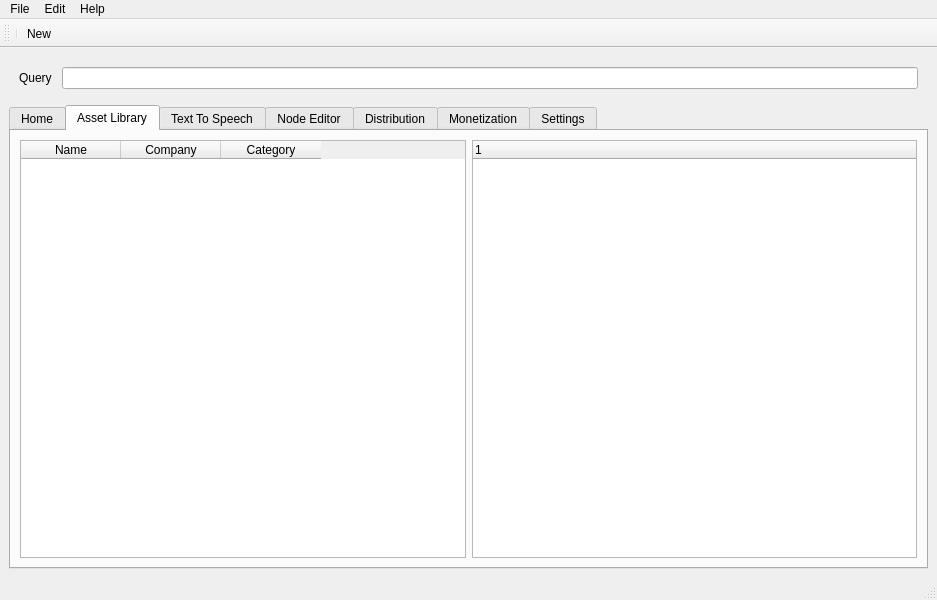
<?xml version="1.0" encoding="UTF-8"?>
<ui version="4.0">
 <class>MainWindow</class>
 <widget class="QMainWindow" name="MainWindow">
  <property name="geometry">
   <rect>
    <x>0</x>
    <y>0</y>
    <width>937</width>
    <height>600</height>
   </rect>
  </property>
  <property name="windowTitle">
   <string>Pamux Studios Engineering Tools</string>
  </property>
  <widget class="QWidget" name="centralwidget">
   <layout class="QVBoxLayout" name="verticalLayout_2">
    <item>
     <layout class="QVBoxLayout" name="verticalLayout">
      <item>
       <layout class="QHBoxLayout" name="horizontalLayout">
        <property name="spacing">
         <number>10</number>
        </property>
        <property name="leftMargin">
         <number>10</number>
        </property>
        <property name="topMargin">
         <number>10</number>
        </property>
        <property name="rightMargin">
         <number>10</number>
        </property>
        <property name="bottomMargin">
         <number>10</number>
        </property>
        <item>
         <widget class="QLabel" name="labelQuery">
          <property name="text">
           <string>Query</string>
          </property>
         </widget>
        </item>
        <item>
         <widget class="QLineEdit" name="editQuery">
          <property name="text">
           <string/>
          </property>
         </widget>
        </item>
       </layout>
      </item>
      <item>
       <widget class="QTabWidget" name="tabWidget">
        <property name="sizePolicy">
         <sizepolicy hsizetype="Expanding" vsizetype="Expanding">
          <horstretch>0</horstretch>
          <verstretch>0</verstretch>
         </sizepolicy>
        </property>
        <property name="minimumSize">
         <size>
          <width>0</width>
          <height>80</height>
         </size>
        </property>
        <property name="autoFillBackground">
         <bool>false</bool>
        </property>
        <property name="currentIndex">
         <number>1</number>
        </property>
        <widget class="QWidget" name="tabHome">
         <attribute name="title">
          <string>Home</string>
         </attribute>
        </widget>
        <widget class="QWidget" name="tabAssetLibrary">
         <attribute name="title">
          <string>Asset Library</string>
         </attribute>
         <layout class="QHBoxLayout" name="horizontalLayout_4">
          <item>
           <layout class="QHBoxLayout" name="horizontalLayout_3">
            <item>
             <widget class="QTableWidget" name="tableAssetContainers">
              <column>
               <property name="text">
                <string>Name</string>
               </property>
              </column>
              <column>
               <property name="text">
                <string>Company</string>
               </property>
              </column>
              <column>
               <property name="text">
                <string>Category</string>
               </property>
              </column>
             </widget>
            </item>
            <item>
             <widget class="QTreeWidget" name="treeAssets">
              <column>
               <property name="text">
                <string notr="true">1</string>
               </property>
              </column>
             </widget>
            </item>
           </layout>
          </item>
         </layout>
        </widget>
        <widget class="QWidget" name="tabTextToSpeech">
         <attribute name="title">
          <string>Text To Speech</string>
         </attribute>
        </widget>
        <widget class="QWidget" name="tabNodeEditor">
         <attribute name="title">
          <string>Node Editor</string>
         </attribute>
        </widget>
        <widget class="QWidget" name="tabDistribution">
         <attribute name="title">
          <string>Distribution</string>
         </attribute>
        </widget>
        <widget class="QWidget" name="tabMonetization">
         <attribute name="title">
          <string>Monetization</string>
         </attribute>
        </widget>
        <widget class="QWidget" name="tabSettings">
         <attribute name="title">
          <string>Settings</string>
         </attribute>
         <layout class="QVBoxLayout" name="verticalLayout_4">
          <item>
           <layout class="QVBoxLayout" name="verticalLayout_3">
            <item>
             <layout class="QHBoxLayout" name="horizontalLayout_2">
              <property name="spacing">
               <number>10</number>
              </property>
              <property name="leftMargin">
               <number>10</number>
              </property>
              <property name="topMargin">
               <number>10</number>
              </property>
              <property name="rightMargin">
               <number>10</number>
              </property>
              <property name="bottomMargin">
               <number>10</number>
              </property>
              <item>
               <widget class="QLabel" name="labelUnityAssetStoreDataPath">
                <property name="text">
                 <string>Unity Asset Store Data Path</string>
                </property>
               </widget>
              </item>
              <item>
               <widget class="QLineEdit" name="editUnityAssetStoreDataPath">
                <property name="text">
                 <string>C:\src\Pamux.EngTools\Data\UnityAssetStore</string>
                </property>
               </widget>
              </item>
             </layout>
            </item>
           </layout>
          </item>
         </layout>
        </widget>
       </widget>
      </item>
     </layout>
    </item>
   </layout>
  </widget>
  <widget class="QStatusBar" name="statusBar"/>
  <widget class="QToolBar" name="toolBar">
   <property name="windowTitle">
    <string>toolBar</string>
   </property>
   <attribute name="toolBarArea">
    <enum>TopToolBarArea</enum>
   </attribute>
   <attribute name="toolBarBreak">
    <bool>false</bool>
   </attribute>
   <addaction name="separator"/>
   <addaction name="actionNew"/>
  </widget>
  <widget class="QMenuBar" name="menuBar">
   <property name="geometry">
    <rect>
     <x>0</x>
     <y>0</y>
     <width>937</width>
     <height>22</height>
    </rect>
   </property>
   <widget class="QMenu" name="menuFile">
    <property name="title">
     <string>File</string>
    </property>
    <addaction name="actionNew"/>
    <addaction name="separator"/>
    <addaction name="actionQuit"/>
   </widget>
   <widget class="QMenu" name="menuHelp">
    <property name="title">
     <string>Help</string>
    </property>
   </widget>
   <widget class="QMenu" name="menuEdit">
    <property name="title">
     <string>Edit</string>
    </property>
   </widget>
   <addaction name="menuFile"/>
   <addaction name="menuEdit"/>
   <addaction name="menuHelp"/>
  </widget>
  <action name="actionQuit">
   <property name="text">
    <string>Quit</string>
   </property>
  </action>
  <action name="actionNew">
   <property name="text">
    <string>New</string>
   </property>
  </action>
 </widget>
 <resources/>
 <connections/>
</ui>
